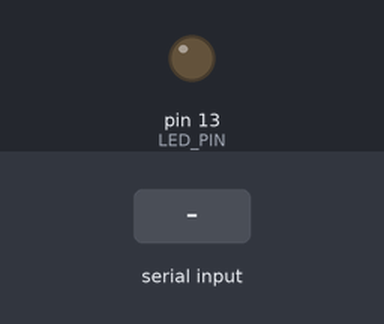
Bench run of a sketch on a simulated Arduino Uno, built with avr-gcc and run on an emulated ATmega328P. On the bench: output pins drawn as LEDs (lit = HIGH). The test bench sets the inputs (shaded band). What the sketch prints to the serial monitor is not drawn.

Above: at 1.2 s.
1.3 s: byte 98 (SET_LED_BLINK) received over Serial
At 1.55 s:
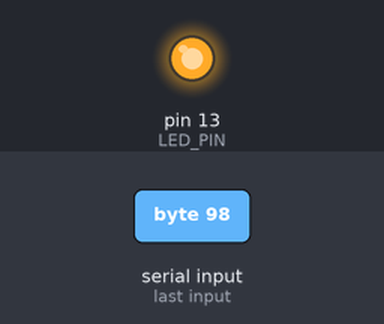
7.3 s: byte 117 (SET_LED_ON) received over Serial
At 7.7 s:
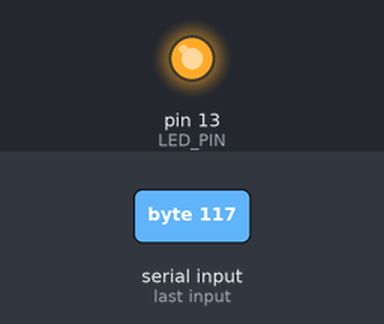
9.1 s: byte 100 (SET_LED_OFF) received over Serial
At 9.5 s:
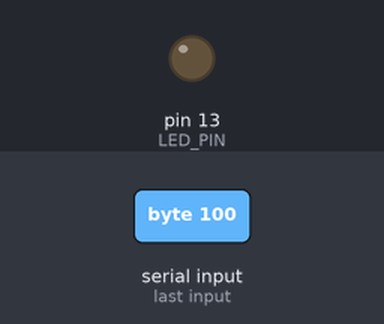
Timing chart, 0 to 12.1 s (numbered marks = the images above; inputs shaded):
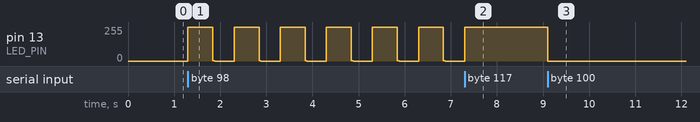

Measured:
- after the input at 1.3 s, pin 13 (LED_PIN): 0/255 → 255/255 at once, then repeats every 1.0 s: 2/255 0.04 s, 0/255 0.42 s, 255/255 0.54 s
- after the input at 7.3 s, pin 13 (LED_PIN): goes on until 7.3 s, then stays 255/255
- after the input at 9.1 s, pin 13 (LED_PIN): 255/255 → 0/255 at once

The sketch:

LED.ino
```cpp
#define LED_PIN 13
#define SET_LED_ON 'u'
#define SET_LED_OFF 'd'
#define SET_LED_BLINK 'b'

#define STATE_IDLE 0
#define STATE_LED_ON 1
#define STATE_LED_OFF 2
#define STATE_LED_BLINK 3

#define BLINK_INTERVAL 500

int state=0;
long int blink_start;
bool led_status=LOW;

void setup() {
  // put your setup code here, to run once:
  Serial.begin(9600);
  pinMode(LED_PIN, OUTPUT);
}

void update_state(){
  if (Serial.available() > 0) {
    char cmd = Serial.read();
    if (cmd == SET_LED_ON){
      state=STATE_LED_ON;
    }
    else if(cmd == SET_LED_OFF){
      state=STATE_LED_OFF;
    }
    else if (cmd == SET_LED_BLINK){
      state=STATE_LED_BLINK;
      blink_start=millis();

    } else{
      Serial.println("Unknown command");
    }
  }
}

void process_state(){
  if (state==STATE_LED_ON){
    digitalWrite(LED_PIN, HIGH);
    Serial.print("asdfgh");
    led_status=HIGH;
  }
  else if (state==STATE_LED_OFF){
    digitalWrite(LED_PIN, LOW);
    Serial.print("asdfghj");
    led_status=LOW;
  }
  else if (state==STATE_LED_BLINK){
    if(millis() <=blink_start+BLINK_INTERVAL and led_status==LOW){
      digitalWrite(LED_PIN,HIGH);
      led_status=HIGH;
    }
    if(millis() >=blink_start+BLINK_INTERVAL and millis() <= blink_start+2*BLINK_INTERVAL and led_status==HIGH){
      digitalWrite(LED_PIN,LOW);
      led_status=LOW;
    }
    if(millis()>=blink_start+2*BLINK_INTERVAL){
      blink_start= millis();
    }

  }
}

void loop() {
  // put your main code here, to run repeatedly:
  update_state();
  process_state();

}
```
